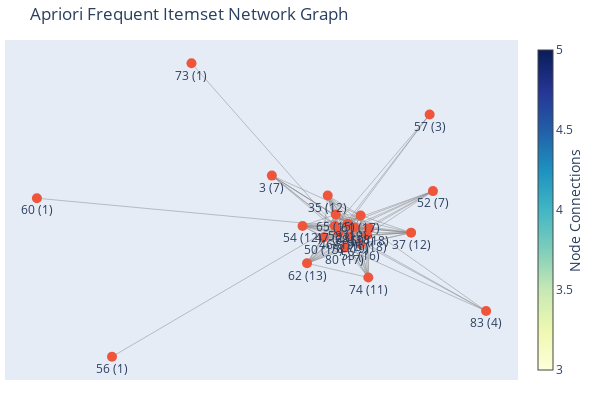

This figure's notebook cell:
### Code cell
plot_nx_graph(frequent_itemsetsC)

### Figure 1 — Plotly figure (JSON) as saved in the notebook; plotly's stock layout.template omitted (floating-point values rounded to 4 significant figures; data arrays with more than 128 entries replaced by an {"elided": "..."} marker saying what was removed)
{"data": [{"hoverinfo": "none", "line": {"color": "#888", "width": 0.5}, "mode": "lines", "type": "scatter", "x": {"elided": "447 float values"}, "y": {"elided": "447 float values"}}, {"hoverinfo": "text", "marker": {"colorbar": {"thickness": 15, "title": {"side": "right", "text": "Node Connections"}, "xanchor": "left"}, "colorscale": [[0, "rgb(255,255,217)"], [0.125, "rgb(237,248,177)"], [0.25, "rgb(199,233,180)"], [0.375, "rgb(127,205,187)"], [0.5, "rgb(65,182,196)"], [0.625, "rgb(29,145,192)"], [0.75, "rgb(34,94,168)"], [0.875, "rgb(37,52,148)"], [1, "rgb(8,29,88)"]], "showscale": true, "size": 10}, "mode": "markers+text", "text": ["3 (7)", "46 (19)", "47 (23)", "58 (19)", "61 (17)", "68 (18)", "75 (18)", "78 (19)", "35 (12)", "50 (15)", "53 (16)", "59 (18)", "65 (15)", "80 (17)", "37 (12)", "52 (7)", "54 (12)", "57 (3)", "62 (13)", "74 (11)", "56 (1)", "60 (1)", "73 (1)", "83 (4)"], "textposition": "bottom center", "type": "scatter", "x": [-0.192, 0.03812, 0.02481, 0.06862, 0.1134, 0.09219, 0.1354, 0.07581, -1.176e-06, -0.01409, 0.1124, 0.1422, 0.02772, 0.05932, 0.2868, 0.362, -0.08644, 0.3506, -0.07111, 0.1397, -0.7418, -1, -0.4684, 0.5447], "y": [0.2803, -0.04844, -0.01227, 0.0003916, 0.04895, -0.02086, -0.06443, -0.07406, 0.1646, -0.07862, -0.1168, -0.0253, 0.05527, -0.1374, -0.05066, 0.1904, -0.01169, 0.6353, -0.2286, -0.311, -0.7709, 0.149, 0.9324, -0.5057]}], "layout": {"height": 400, "hovermode": "closest", "margin": {"b": 20, "l": 5, "r": 5, "t": 40}, "showlegend": false, "title": {"text": "Apriori Frequent Itemset Network Graph"}, "width": 600, "xaxis": {"autorange": true, "range": [-1.11, 0.6544], "showgrid": false, "showticklabels": false, "type": "linear", "zeroline": false}, "yaxis": {"autorange": true, "range": [-0.9059, 1.067], "showgrid": false, "showticklabels": false, "type": "linear", "zeroline": false}}}
